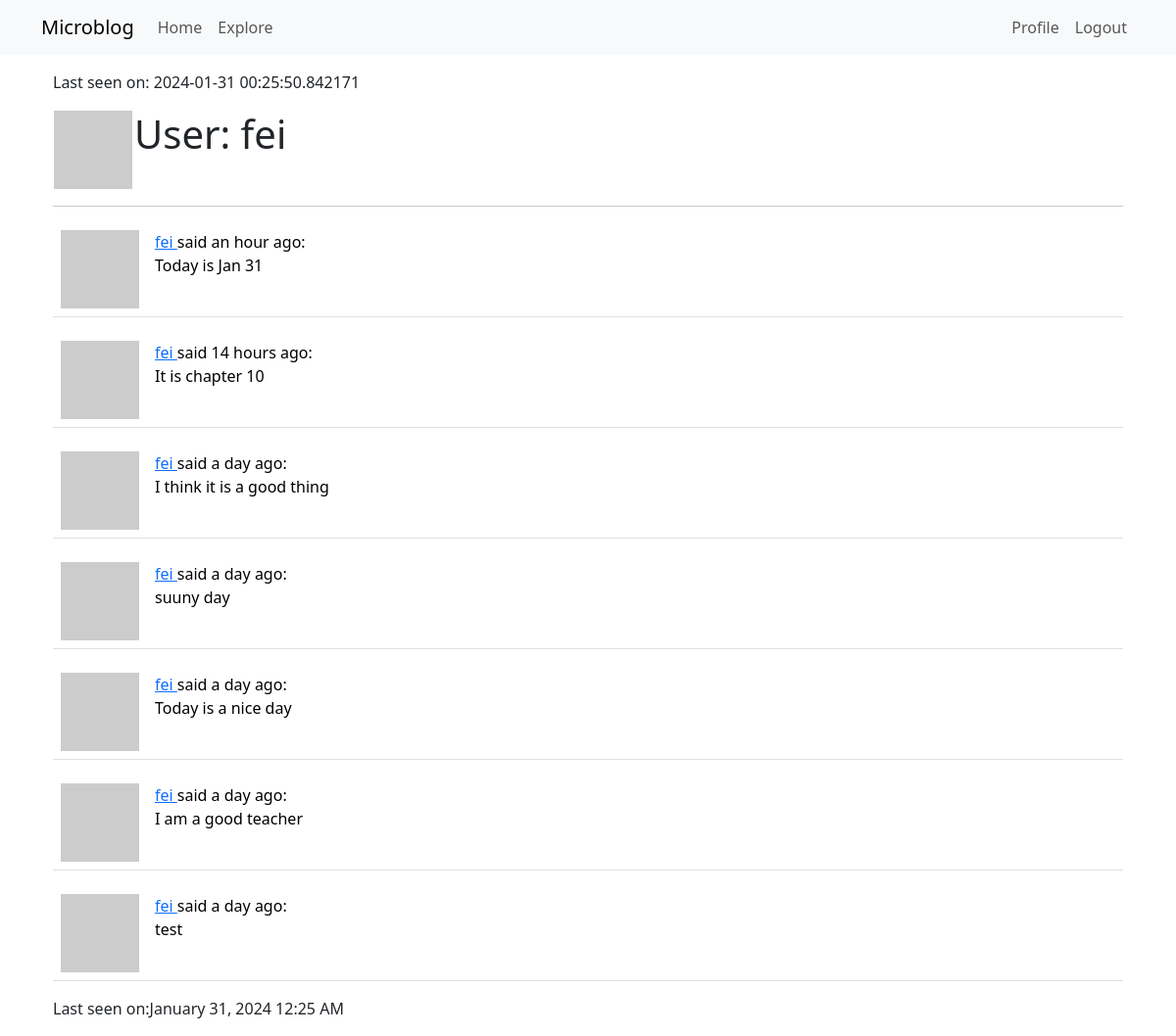
The app's page /user/fei (signed in) with its own data.
### app/models.py (models this page shows, shortened)
class User(UserMixin,db.Model):
    id = db.Column(db.Integer, primary_key=True)
    username = db.Column(db.String(64), index=True, unique=True)
    email = db.Column(db.String(120), index=True, unique=True)
    password_hash = db.Column(db.String(128))
    posts = db.relationship('Post', backref='author', lazy='dynamic')
    about_me = db.Column(db.String(255))
    last_seen = db.Column(db.DateTime, default=datetime.utcnow)
    followed = db.relationship(
        'User', secondary=followers,
        primaryjoin=(followers.c.follower_id == id),
        secondaryjoin=(followers.c.followed_id == id),
        backref=db.backref('followers', lazy='dynamic'), lazy='dynamic')
    def avatar(self, size):
        digest = md5(self.email.lower().encode('utf-8')).hexdigest()
        return ('https://www.gravatar.com/avatar/{}?d=identicon&s=\
                {}'.format(digest,size))
    def followed_posts(self):
        followed = Post.query.join(
            followers, (followers.c.followed_id == Post.user_id)).filter(
                followers.c.follower_id == self.id)
        own = Post.query.filter_by(user_id=self.id)
        return followed.union(own).order_by(Post.timestamp.desc())

class Post(db.Model):
    id = db.Column(db.Integer, primary_key=True)
    body = db.Column(db.String(140))
    timestamp = db.Column(db.DateTime, index=True, default=datetime.utcnow)
    user_id = db.Column(db.Integer, db.ForeignKey('user.id'))

### app/routes.py (the view)
@app.route('/user/<username>')
@login_required
def user(username):
    user = User.query.filter_by(username=username).first_or_404()
    page = request.args.get('page', 1, type=int)
    posts = current_user.followed_posts().paginate(page=page,
                                                   per_page=app.config['POSTS_PER_PAGE'], error_out=False)
    next_url = url_for('index', page=posts.next_num) \
        if posts.has_next else None
    prev_url = url_for('index', page=posts.prev_num) \
        if posts.has_prev else None
    return render_template('user.html', title='User', user=user,
                           posts=posts.items, next_url=next_url, prev_url=prev_url)

### app/models.py (called while the page is built)
@login.user_loader
def load_user(id):
    return User.query.get(int(id))

### app/routes.py (called while the page is built)
@app.before_request
def before_request():
    if current_user.is_authenticated:
        current_user.last_seen = datetime.utcnow()
        db.session.commit()

### app/templates/user.html (shortened to what this page needs)
{% extends "base.html" %}
{% block app_content %}
    <table>
        <tr valign="top">
            <td><img src="{{ user.avatar(128) }}"></td>
            <td><h1>User: {{ user.username }}</h1></td>
            {% if user.last_seen %}<p>Last seen on: {{ user.last_seen }}</p>
            {% endif %}
        </tr>
    </table>
    <hr>
    {% for post in posts %}
        {% include '_post.html' %}
    {% endfor %}
    {% if user.last_seen %}
    <p>Last seen on:{{ moment(user.last_seen).format('LLL') }}</p>
    {% endif %}
{% endblock %}

### app/templates/_post.html
    <table class="table table-hover">
        <tr>
            <td width="70px">
                <a href="{{ url_for('user', username=post.author.username) }}">
                    <img src="{{ post.author.avatar(70) }}" />
                </a>
            </td>
            <td>
                <a href="{{ url_for('user', username=post.author.username) }}">
                    {{ post.author.username }}
                </a>
                said {{ moment(post.timestamp).fromNow() }}:
                <br>
                {{ post.body }}
            </td>
        </tr>
    </table>

### records on screen
User: username "fei", last_seen "2024-01-31 00:25:50.842171", last_seen "January 31, 2024 12:25 AM"
Post: author.username "fei", timestamp "an hour ago", body "Today is Jan 31"
Post: author.username "fei", timestamp "14 hours ago", body "It is chapter 10"
Post: author.username "fei", timestamp "a day ago", body "I think it is a good thing"
Post: author.username "fei", timestamp "a day ago", body "suuny day"
Post: author.username "fei", timestamp "a day ago", body "Today is a nice day"
Post: author.username "fei", timestamp "a day ago", body "I am a good teacher"
Post: author.username "fei", timestamp "a day ago", body "test"
